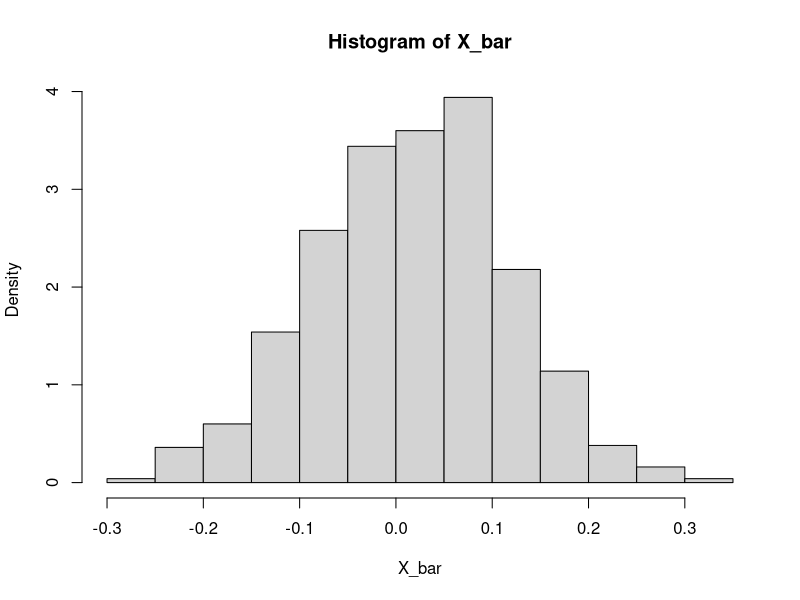

The R script that drew this image:
## ---- chunk 1
set.seed(0)

# population of uniform distribution
G <- rnorm(10000)

# repeatedly sample from the population and compute sample mean
X_bar <- replicate(1000, mean(sample(G, 100)))

# distribution of the sample mean
hist(X_bar, prob = TRUE)
